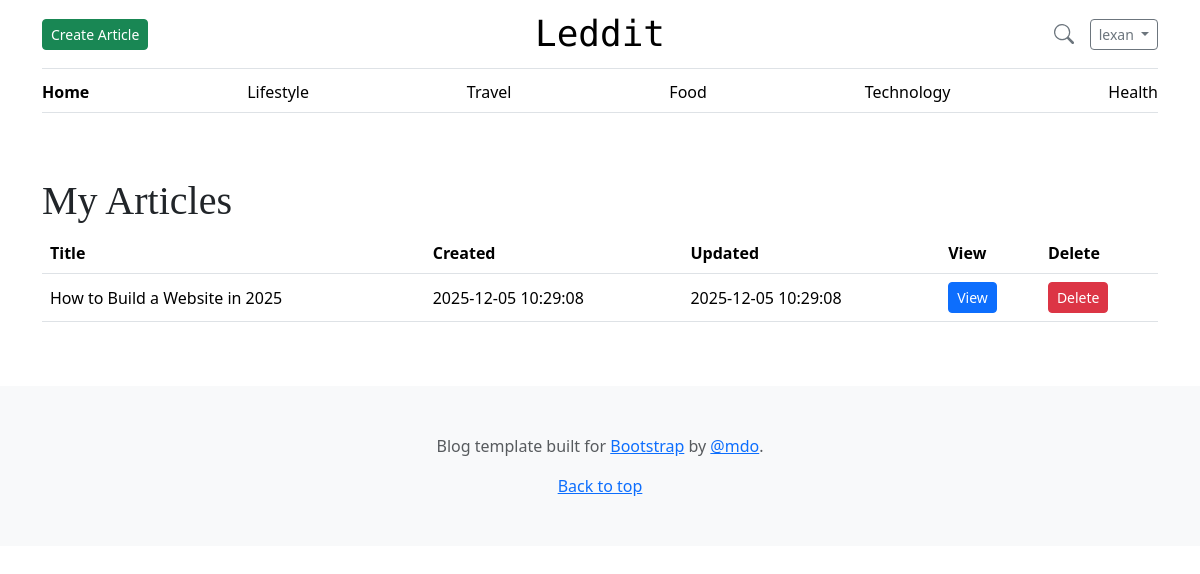
Screenshot of /articles/my_articles.php (signed in) with the database file from the repository.
### tables this page shows
CREATE TABLE articles (
      article_id INT AUTO_INCREMENT PRIMARY KEY,
      FK_user_id INT NOT NULL,
      FK_category_id INT NOT NULL,
      title VARCHAR(255) NOT NULL,
      content LONGTEXT NOT NULL,
      created_at TIMESTAMP DEFAULT CURRENT_TIMESTAMP,
      updated_at TIMESTAMP DEFAULT CURRENT_TIMESTAMP ON UPDATE CURRENT_TIMESTAMP,
      is_active BOOLEAN DEFAULT TRUE,

      FULLTEXT KEY ft_title_content (title, content),

      FOREIGN KEY (FK_user_id) REFERENCES users(user_id) ON DELETE CASCADE,
      FOREIGN KEY (FK_category_id) REFERENCES categories(category_id) ON DELETE RESTRICT
);

### www/articles/my_articles.php (the view, shortened to what this page needs)
<?php
require_once("../db_access.php");
$user_id = $_SESSION["user_id_logged_in"] ?? null;
$sql = "SELECT article_id, title, created_at, updated_at
        FROM articles
        WHERE FK_user_id = ?
        AND is_active = 1
";
$stmt = $pdo->prepare($sql);
$stmt->execute([$user_id]);
$articles = $stmt->fetchAll(PDO::FETCH_ASSOC);
?>
<!DOCTYPE html>
<html lang="en">
<head>
    <?php readfile("../assets/head.html"); ?>
</head>
<body>
<?php require_once("../assets/navbar.php"); ?>
<main class="container py-5">
    <h1>My Articles</h1>
    <?php if (!$articles): ?>
        <p class="text-muted">You have not written any articles yet.</p>
    <?php else: ?>
        <table class="table align-middle">
            <thead>
                <tr>
                    <th>Title</th>
                    <th>Created</th>
                    <th>Updated</th>
                    <th>View</th>
                    <th>Delete</th>
                </tr>
            </thead>
            <tbody>
                <?php foreach ($articles as $row): ?>
                    <tr>
                        <td><?= htmlspecialchars($row["title"]) ?></td>
                        <td><?= htmlspecialchars($row["created_at"]) ?></td>
                        <td><?= htmlspecialchars($row["updated_at"]) ?></td>
                        <td>
                            <a href="article.php?id=<?= (int)$row['article_id'] ?>" class="btn btn-primary btn-sm" target="_blank">
                                View
                            </a>
                        </td>
                        <td>
                             <form method="post" action="delete_article.php" onsubmit="return confirm('Delete Article?');">
                                <button type="submit" class="btn btn-danger btn-sm">Delete</button>
                            </form>
                        </td>
                    </tr>
                <?php endforeach; ?>
            </tbody>
        </table>
    <?php endif; ?>
</main>
<?php readfile("../assets/footer.html"); ?>
</body>
</html>

### www/assets/css/blog.css (style rules this page uses)
h1, h2, h3, h4, h5, h6 { font-family: "Playfair Display", Georgia, "Times New Roman", serif; }

### rows the page displays
articles: title "How to Build a Website in 2025", created_at "2025-12-05 10:29:08", updated_at "2025-12-05 10:29:08"

### other values shown
$_SESSION["user_name_logged_in"] "lexan"
